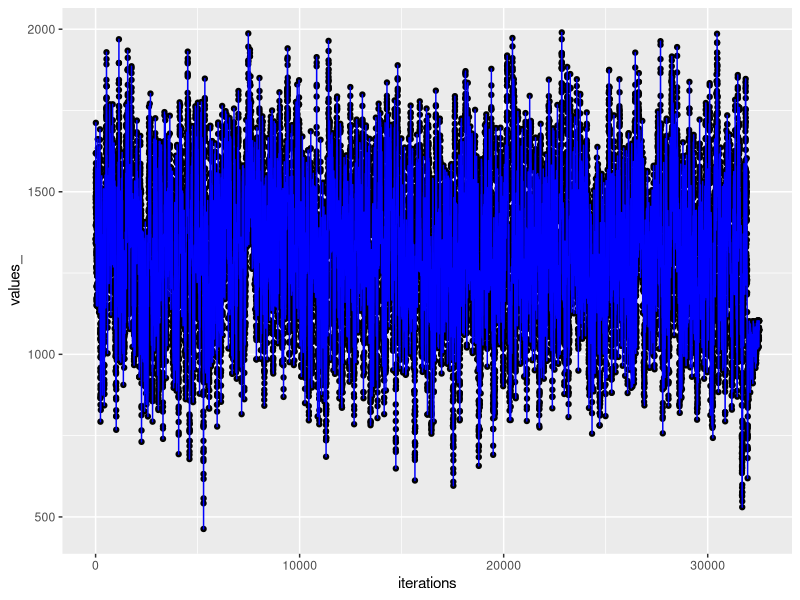
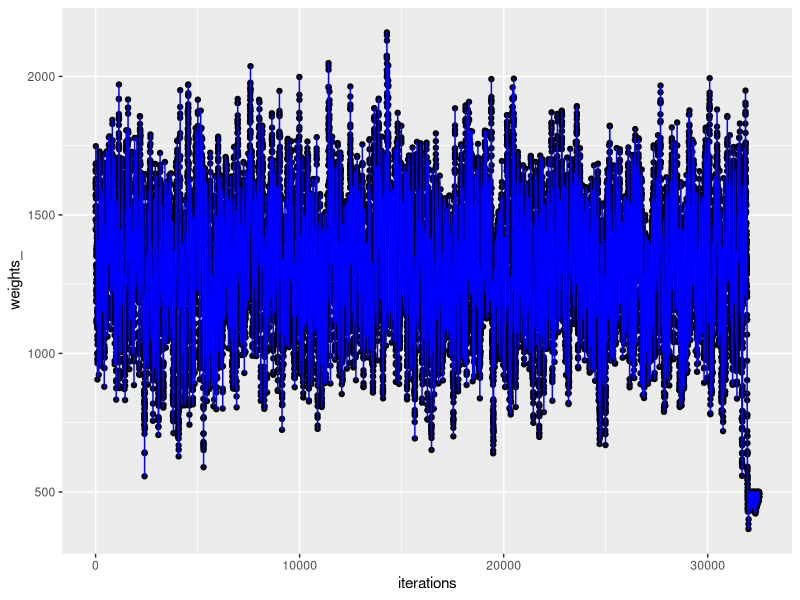
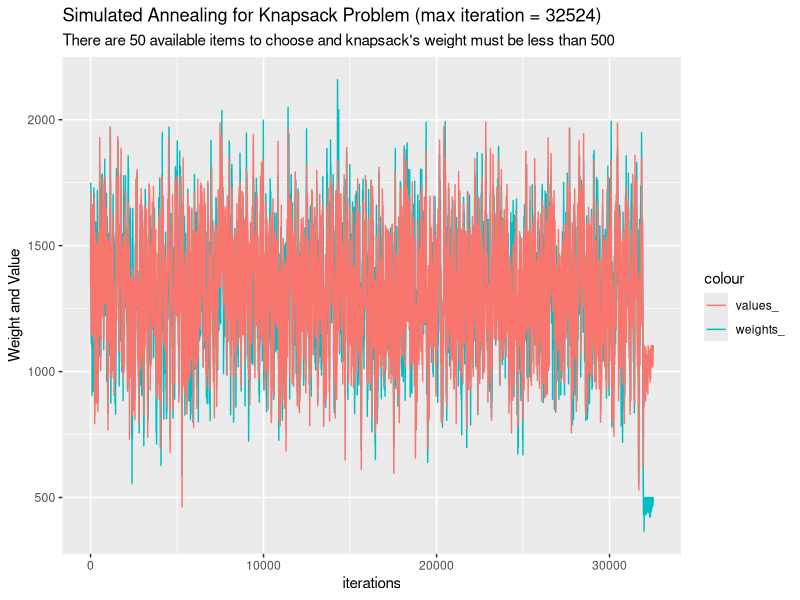

Reproduce these figures in R, in order.
# Simulated Annealing for Solving Simple Knapsack Problem
# in R Statistical Computing Programming Language
# by Muhammad Reza Fahlevi (NIM : 181401139)
# Departemen Ilmu Komputer, Fakultas Ilmu Komputer dan Teknologi Informasi,
# Universitas Sumatera Utara
#
# muhammadrezafahlevi@students.usu.ac.id
#
# November 10th, 2021
#
# On the subject, Metaheuristics

library(dplyr)
library(ggplot2)
library(gganimate)

# Define the problem being encounter. That is, the
# knapscak problem
setClass(
    "Items",
    slots = list(
        weight = "numeric",
        value = "numeric"
    )
)

generate_instance <- function(n_items) {
    an_instances <- c()
    for (i in seq_len(50)) {
        generated_weight = runif(1, min = 0.001, max = 100)
        generated_value = runif(1, min = 1, max = 100) %>% round()
        item <- new(
            Class = "Items",
            weight = generated_weight,
            value = generated_value
        )
        an_instances[i] <- c(item)
    }
    return(an_instances)
}
N_ITEMS <- 50
the_items <- generate_instance(n_items = N_ITEMS)

generate_binary_vector <- function(bit_length) runif(bit_length) %>%
    round() %>% 
    as.character()

generate_solution <- function(an_instance) {
    bit_length <- length(an_instance)
    binary_vector <- generate_binary_vector(bit_length = bit_length)
    
    return(binary_vector)
}

generate_neigborhood_solution <- function(binary_decision) {
    bit_length <- length(binary_decision)
    get_index <- runif(1, min = 1, max = bit_length) %>% round()
    choosen_bit <- binary_decision[get_index]
    binary_decision[get_index] <- if(choosen_bit == 0) 1 else 0
    
    return(binary_decision)
}

objective <- function(instance, solution) {
    temp <- c()
    bit_length <- length(solution)
    for (i in seq_len(bit_length)) {
        temp[i] <- ifelse(solution[i] == 1, instance[[i]]@value, 0)
    }
    values <- sum(temp)
    
    return(values)
}

knapsack_weight <- function(instance, solution) {
    temp <- c()
    bit_length <- length(solution)
    for (i in seq_len(bit_length)) {
        temp[i] <- ifelse(solution[i] == 1, instance[[i]]@weight, 0)
    }
    total_weight <- sum(temp)
    
    return(total_weight)
}

simulated_annealing <- function(an_instance, weight_limit, init_temperature, alpha_, max_iteration) {
    temperature <- init_temperature
    temperature_limit <- init_temperature / max_iteration
    current_solution <- generate_solution(an_instance = an_instance)
    weighted <- knapsack_weight(an_instance, current_solution)
    obj_value <- if(weighted < weight_limit) objective(an_instance, current_solution) else 0
    # gathering data
    # repetation <- 0
    nahlen <- 0
    df_weight <- c()
    df_value <- c()
    while (TRUE) {
        for (i in seq_len(max_iteration)) {
            get_solution <- generate_neigborhood_solution(current_solution)
            temp_weight <- knapsack_weight(an_instance, get_solution)
            temp_obj_val <- if(temp_weight < weight_limit) objective(an_instance, get_solution) else 0
            memo_obj_val <- objective(an_instance, get_solution)
            if (temp_obj_val > obj_value) {
                obj_value <- temp_obj_val
                current_solution <- get_solution
                # gathering data
                nahlen <- nahlen + 1
                df_weight <- df_weight %>% append(temp_weight)
                # df_value <- df_value %>% append(temp_obj_val)
                df_value <- df_value %>% append(memo_obj_val)
            } else {
                transient_probability <- exp((temp_obj_val - obj_value) / temperature)
                probability <- runif(1)
                if (probability < transient_probability) {
                    obj_value <- temp_obj_val
                    current_solution <- get_solution
                    # gathering data
                    nahlen <- nahlen + 1
                    df_weight <- df_weight %>% append(temp_weight)
                    # df_value <- df_value %>% append(temp_obj_val)
                    df_value <- df_value %>% append(memo_obj_val)
                }
            }
        }
        temperature <- temperature * alpha_
        # if (repetation != 2 && df_weight[nahlen] < weight_limit) {
        #     repetation <- repetation + 1
        #     temperature <- init_temperature
        # }
        if (temperature < temperature_limit) {
            df_sa <- tibble("weights_" = df_weight, "values_" = df_value)
            df_sa <- df_sa %>%
                mutate(iterations = seq_len(nahlen))
            break
        }
    }
    return(df_sa)
}

WEIGHT_LIMIT <- 500
start_execution <- Sys.time()
approximate_solution <- simulated_annealing(
    an_instance = the_items,
    weight_limit = WEIGHT_LIMIT,
    init_temperature = 100,
    alpha_ = 0.995,
    max_iteration = 100
)
end_execution <- Sys.time()
running_time <- end_execution - start_execution
print(running_time)

head(approximate_solution)
tail(approximate_solution)
approximate_solution %>% 
    filter(weights_ < WEIGHT_LIMIT)
max_iteration <- dim(approximate_solution)[1]
plt_values <- ggplot(approximate_solution, aes(iterations, values_)) +
    geom_point(fill = "dark blue") + 
    geom_line(color = "blue")
plt_weights <- ggplot(approximate_solution, aes(iterations, weights_)) +
    geom_point(fill = "dark blue") +
    geom_line(color = "blue")
plts <- ggplot(approximate_solution, aes(iterations)) +
    # geom_point(aes(y = weights_, fill = "weights_")) +
    geom_line(aes(y = weights_, colour = "weights_")) +
    # geom_point(aes(y = values_, fill = "values_")) +
    geom_line(aes(y = values_, colour = "values_")) +
    ggtitle(
        label = sprintf("Simulated Annealing for Knapsack Problem (max iteration = %s)", max_iteration),
        subtitle = sprintf("There are %s available items to choose and knapsack's weight must be less than %s", N_ITEMS, WEIGHT_LIMIT)
    ) + labs(y = "Weight and Value")

plt_anim <- plts +
    transition_reveal(iterations)

# anim_save("simulated_annealing_knapsack.gif")
